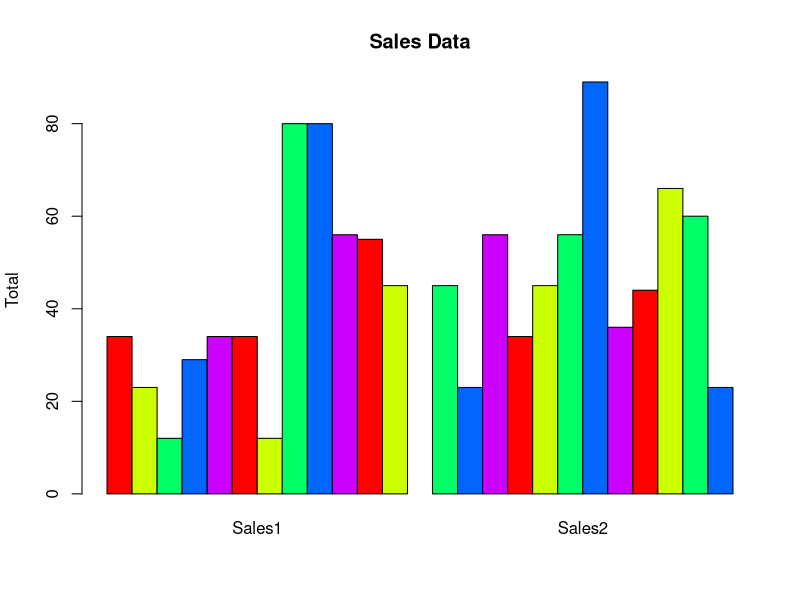

Reproduce this figure in R.
# Problem 2
# Read a table from text file and plotting histogram to compare the performance
# Working directory -> Scripts_R, relative paths set with respect to them

sales<-read.table("../Test_Data/salesdata.txt", header=T)
sales # to verify that data has been read
barplot(as.matrix(sales), main="Sales Data", ylab= "Total",beside=T, col=rainbow(5))
